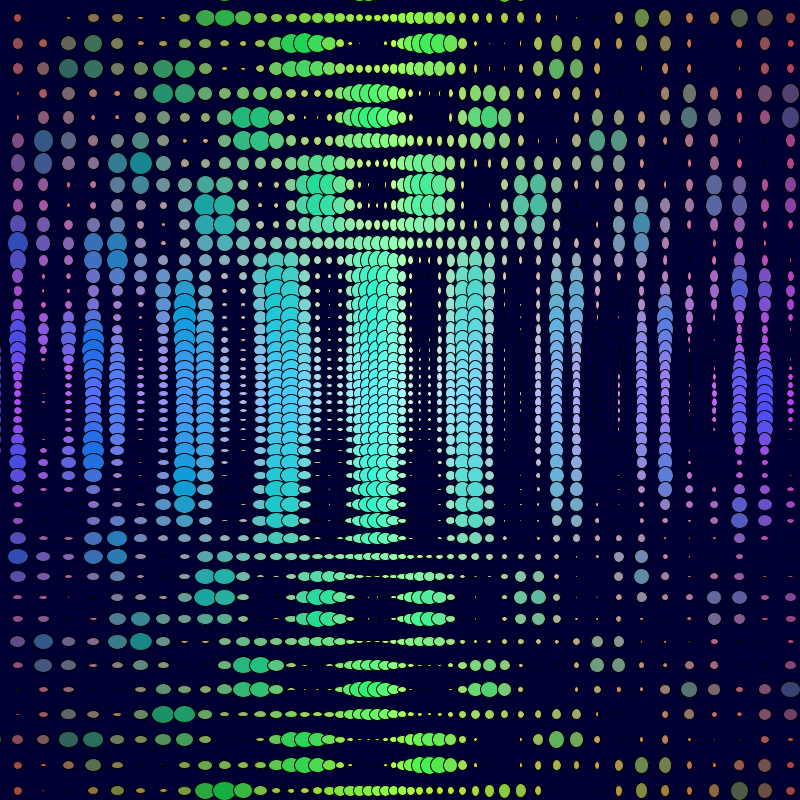
Frame 1 (no input)
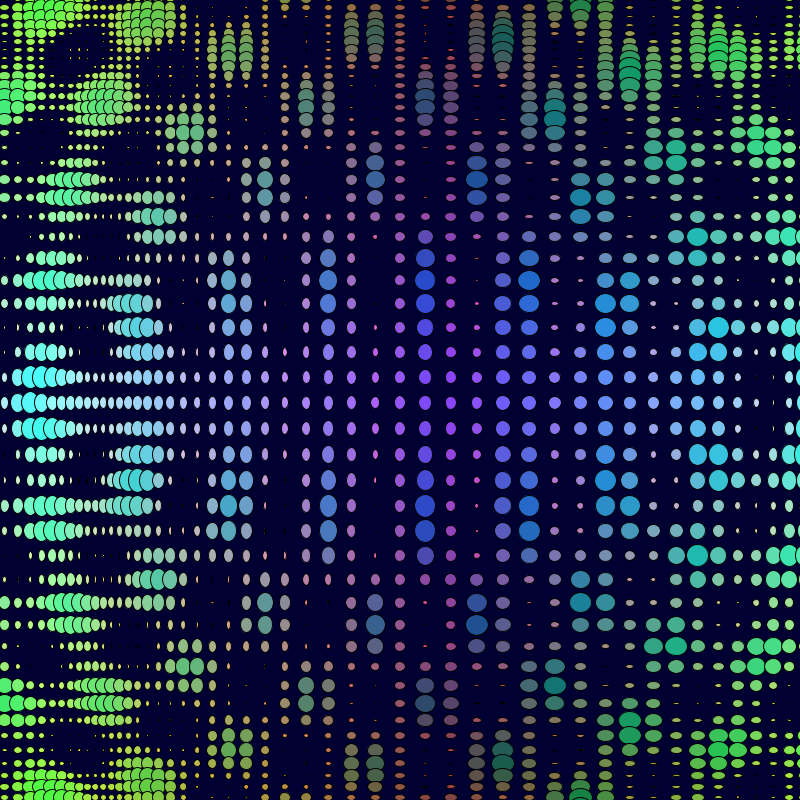
Frame 60 (the mouse pressed at the canvas centre just before this capture)
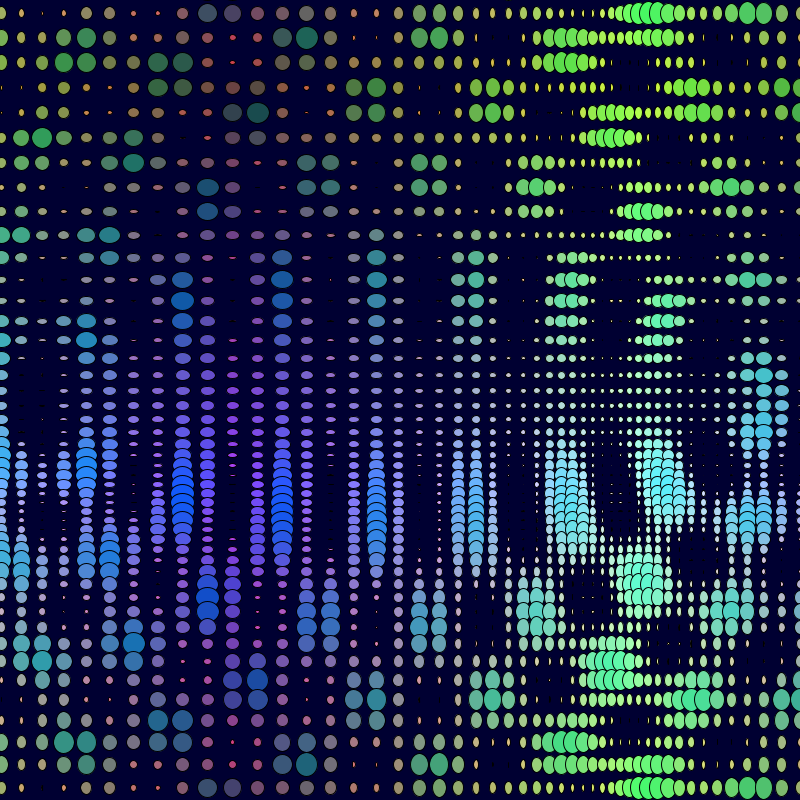
Frame 120 (the mouse held since frame 60 and released just before this capture)

The Processing sketch that drew these frames (run headless with seeded random() and noise(); from frame 60 on, the mouse is pressed at the canvas centre):

// Processing sketch: v6
// ── v6.pde
int WIDTH = 800;
int HEIGHT = 800;

int _circlesPerRow = 45;
int _circlesPerCol = 45;
int _numCirclesPastEdge = 5;

float _redOffsetSpeed = 500.0;
float _blueOffsetSpeed = 350.0;

int _defaultCircleSize = 10;
float _maxSizeOffset = 4;

float _rippleDelay = 4000.0;
float _rippleAmplitude = 5;  // amplitude
float _rippleFrequency = 0.011; // frequency

float _xSizeChangeDelay = 700.0;
float _ySizeChangeDelay = 530.0;

float _xPositionChangeDelay = 950.0;
float _yPositionChangeDelay = 800.0;
float _maxPositionOffset = 65.0;

float minColorBrightness = 65;


/////
float TWO_PI = 3.14159*2.0;
int _timeDelta;
int _timeLastFrame;
int _timeThisFrame;
int _timeSinceStarted;
int _rowStepSize = WIDTH/_circlesPerRow;
int _colStepSize = HEIGHT/_circlesPerCol;
/////

void setup() 
{ 
  size(800, 800); // requires the inputs to be numbers instead of vars for whatever reason
  frameRate(30);

  // Initialize Time
  _timeLastFrame = millis();
  _timeThisFrame = _timeLastFrame;
  _timeDelta = 0;
  _timeSinceStarted = 0;
} 

void draw() 
{ 
  background(0, 0, 50);
  refreshTimeDelta();

  for (int i = _rowStepSize/2 - _rowStepSize*_numCirclesPastEdge; i < WIDTH + _rowStepSize*_numCirclesPastEdge; i+=_rowStepSize) {
    for (int j = _colStepSize/2 - _colStepSize*_numCirclesPastEdge; j < HEIGHT + _colStepSize*_numCirclesPastEdge; j+=_colStepSize) {
      PVector circlePos = getCirclePosition(i, j);
      PVector circleSize = getCircleSize(circlePos);
      color circleColor = getCircleColor(circlePos, circleSize.x);
      drawCircle(circlePos, circleSize, circleColor);
    }
  }
}

// Gets the number of milliseconds that have passed since the last frame and shoves it in _timeDelta
void refreshTimeDelta()
{
  _timeLastFrame = _timeThisFrame;
  _timeThisFrame = millis();
  _timeDelta = _timeThisFrame - _timeLastFrame;
  _timeSinceStarted += _timeDelta;
}

void drawCircle(PVector pos, PVector size, color c)
{
  fill(c);
  ellipse(pos.x, pos.y, size.x, size.y);
}

// Get position offset from grid position x,y (pixels)
PVector getCirclePosition(int x, int y)
{
  /*return new PVector(x, y);*/
  float xPerc = (float)x / WIDTH;
  float yPerc = (float)y / HEIGHT;
  float radiansForWidth = (xPerc * TWO_PI) + (_timeSinceStarted / _xPositionChangeDelay);
  float radiansForHeight = (yPerc * TWO_PI) + (_timeSinceStarted / _yPositionChangeDelay);

  float xOffset = sin(radiansForWidth) * _maxPositionOffset;
  float yOffset = sin(radiansForHeight) * _maxPositionOffset;
  
  float xOffset2 = cos(xPerc * TWO_PI) * 5;
  float yOffset2 = cos(yPerc * TWO_PI) * 5;

  return new PVector(x+xOffset+xOffset2, y+yOffset+yOffset2);
}

color getCircleColor(PVector pos, float circleSize)
{
  float xOffset = (_timeSinceStarted / 1000.0) * _redOffsetSpeed;
  float yOffset = (_timeSinceStarted / 1000.0) * _blueOffsetSpeed;
  float x = (pos.x + xOffset) % WIDTH;
  float y = (pos.y + yOffset) % HEIGHT;
  
  
  float red = (x/WIDTH)*2.0;
  if (red > 1.0) red = 2.0 - red;
  red *= (255 - minColorBrightness);
  
  float blue = (y/HEIGHT)*2.0;
  if (blue > 1.0) blue = 2.0 - blue;
  blue *= (255 - minColorBrightness);

  red %= (255 - minColorBrightness);
  blue %= (255 - minColorBrightness);
  red += minColorBrightness;
  blue += minColorBrightness;
  
  float green = 255 - circleSize*10;
  return color(green, red, blue); // Swapped red and green channels
}

float getRippleSize(PVector pos, PVector center, float startingPhase) {
    // Wave Constants
    float A = _rippleAmplitude; // amplitude
    float f = _rippleFrequency; // frequency
    float p = startingPhase - (_timeSinceStarted / _rippleDelay) * TWO_PI; // phase

    // get t from x, y
    float xCenter = center.x - pos.x;
    float yCenter = center.y - pos.y;
    float t = sqrt(xCenter*xCenter + yCenter*yCenter);

    // get sizeOffset from wave shape
    float sizeOffset = A*sin(TWO_PI*f*t + p);

    return sizeOffset;
}

PVector getCircleSize(PVector circlePos)
{ 
    float radiansForWidth = (((float)circlePos.x / WIDTH) * TWO_PI) + (_timeSinceStarted / _xSizeChangeDelay);
    float radiansForHeight = (((float)circlePos.y / HEIGHT) * TWO_PI) + (_timeSinceStarted / _ySizeChangeDelay);

    float xSizeOffset = sin(radiansForWidth) * _maxSizeOffset;
    float ySizeOffset = sin(radiansForHeight) * _maxSizeOffset;

    int maxDiff = 5;
    if (xSizeOffset - ySizeOffset > maxDiff) {
        ySizeOffset = xSizeOffset - maxDiff;
    }
    if (ySizeOffset - xSizeOffset > maxDiff) {
        xSizeOffset = ySizeOffset - maxDiff;
    }

    float c = 350;
    float rippleSize = getRippleSize(circlePos, new PVector((WIDTH/2) + c, HEIGHT/2), 0);
    rippleSize      += getRippleSize(circlePos, new PVector((WIDTH/2) - c, HEIGHT/2), 3.14);
    /*rippleSize      += getRippleSize(circlePos, new PVector(WIDTH/2, (HEIGHT/2 + c)), 0);*/
    /*rippleSize      += getRippleSize(circlePos, new PVector(WIDTH/2, (HEIGHT/2 - c)), 0);*/

    return new PVector(_defaultCircleSize + xSizeOffset + rippleSize, _defaultCircleSize + ySizeOffset + rippleSize);
}
